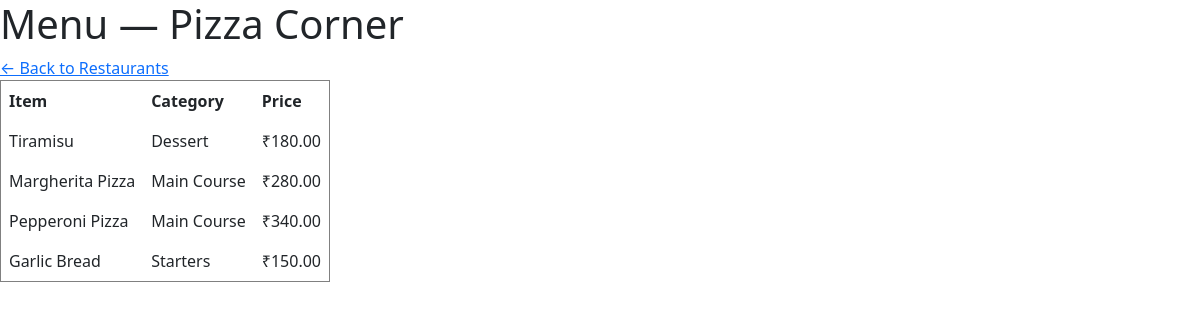
Page /menu.php?restaurant_id=2 on the committed database.
### tables this page shows
CREATE TABLE menu_items (
  id INT AUTO_INCREMENT PRIMARY KEY,
  restaurant_id INT,
  name VARCHAR(100),
  category VARCHAR(50),
  price DECIMAL(10,2),
  FOREIGN KEY (restaurant_id) REFERENCES restaurants(id)
);

### menu.php (the view, shortened to what this page needs)
<?php
require 'db.php';
$restaurant_id = $_GET['restaurant_id'] ?? 0;
$stmt = $conn->prepare("SELECT name FROM restaurants WHERE id = ?");
$stmt->bind_param("i", $restaurant_id);
$stmt->execute();
$restaurant = $stmt->get_result()->fetch_assoc();
$stmt2 = $conn->prepare("SELECT * FROM menu_items WHERE restaurant_id = ? ORDER BY category, name");
$stmt2->bind_param("i", $restaurant_id);
$stmt2->execute();
$items = $stmt2->get_result();
?>
<!DOCTYPE html>
<head>
    <link href="https://cdnjs.cloudflare.com/ajax/libs/bootstrap/5.3.0/css/bootstrap.min.css" rel="stylesheet">
</head>
<body>
    <h1>Menu — <?= htmlspecialchars($restaurant['name'] ?? 'Unknown Restaurant') ?></h1>
    <a href="restaurants.php">&larr; Back to Restaurants</a>
    <table border="1" cellpadding="8">
        <tr>
            <th>Item</th>
            <th>Category</th>
            <th>Price</th>
        </tr>
        <?php while ($row = $items->fetch_assoc()): ?>
        <tr>
            <td><?= htmlspecialchars($row['name']) ?></td>
            <td><?= htmlspecialchars($row['category']) ?></td>
            <td>₹<?= number_format($row['price'], 2) ?></td>
        </tr>
        <?php endwhile; ?>
    </table>
</body>
</html>

### rows in the picture
menu_items: name "Tiramisu", category "Dessert", price "180.00"
menu_items: name "Margherita Pizza", category "Main Course", price "280.00"
menu_items: name "Pepperoni Pizza", category "Main Course", price "340.00"
menu_items: name "Garlic Bread", category "Starters", price "150.00"
